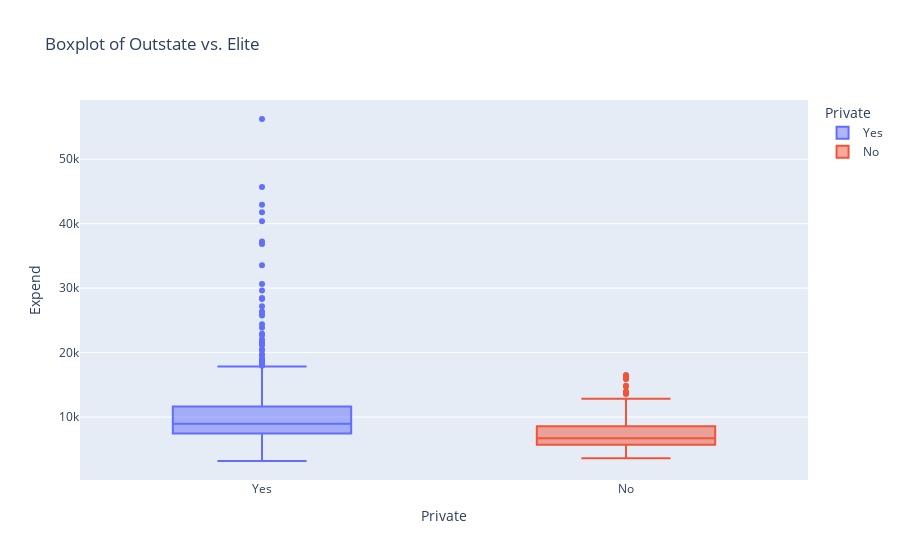

Here is the notebook cell this chart was saved with:
### Markdown cell above
## h) Exploring the data

### Code cell
# Opción 2 usando plotly express
fig = px.box(
    college,
    x="Private",
    y="Expend",
    color="Private",
    title="Boxplot of Outstate vs. Elite",
)  # ,points=False)
fig.show()

### Figure 1 — Plotly figure (JSON) as saved in the notebook; plotly's stock layout.template omitted (floating-point values rounded to 4 significant figures; data arrays with more than 128 entries replaced by an {"elided": "..."} marker saying what was removed)
{"data": [{"alignmentgroup": "True", "hovertemplate": "Private=%{x}<br>Expend=%{y}<extra></extra>", "legendgroup": "Yes", "marker": {"color": "#636efa"}, "name": "Yes", "notched": false, "offsetgroup": "Yes", "orientation": "v", "showlegend": true, "type": "box", "x": {"elided": "565 str values"}, "x0": " ", "xaxis": "x", "y": {"elided": "565 int values"}, "y0": " ", "yaxis": "y"}, {"alignmentgroup": "True", "hovertemplate": "Private=%{x}<br>Expend=%{y}<extra></extra>", "legendgroup": "No", "marker": {"color": "#EF553B"}, "name": "No", "notched": false, "offsetgroup": "No", "orientation": "v", "showlegend": true, "type": "box", "x": {"elided": "212 str values"}, "x0": " ", "xaxis": "x", "y": {"elided": "212 int values"}, "y0": " ", "yaxis": "y"}], "layout": {"boxmode": "overlay", "legend": {"title": {"text": "Private"}, "tracegroupgap": 0}, "title": {"text": "Boxplot of Outstate vs. Elite"}, "xaxis": {"anchor": "y", "categoryarray": ["Yes", "No"], "categoryorder": "array", "domain": [0, 1], "title": {"text": "Private"}}, "yaxis": {"anchor": "x", "domain": [0, 1], "title": {"text": "Expend"}}}}
